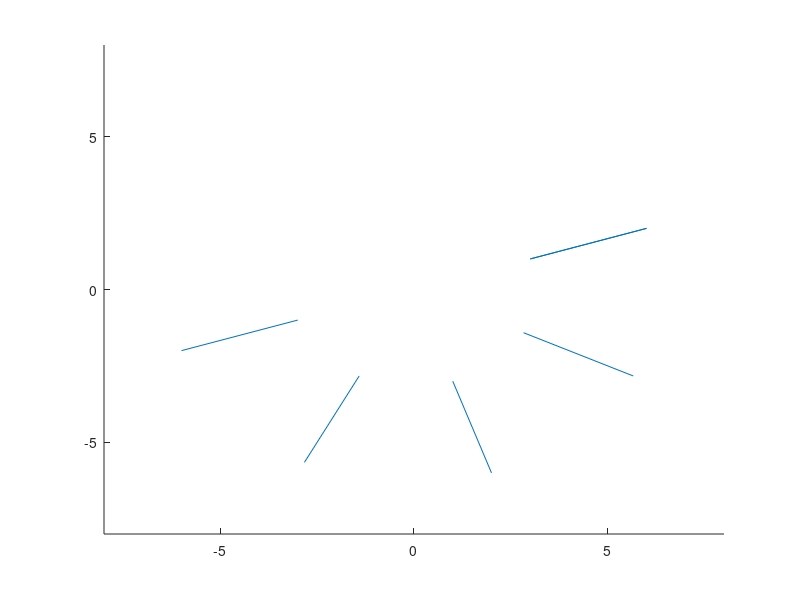

Write MATLAB code to recreate this figure.
clf
%Rotate a line by pi, 2*pi

rp = [3 6; 1 2];
line(rp(1,:),rp(2,:));
axis([-8 8 -8 8]);
for theta = 0:pi/4:pi
	rotat=[cos(theta),sin(theta);-sin(theta) cos(theta)];
    %rot=[cos(theta),sin(theta);-sin(theta) cos(theta)];
	r = rotat*rp;
	line(r(1,:),r(2,:));
end